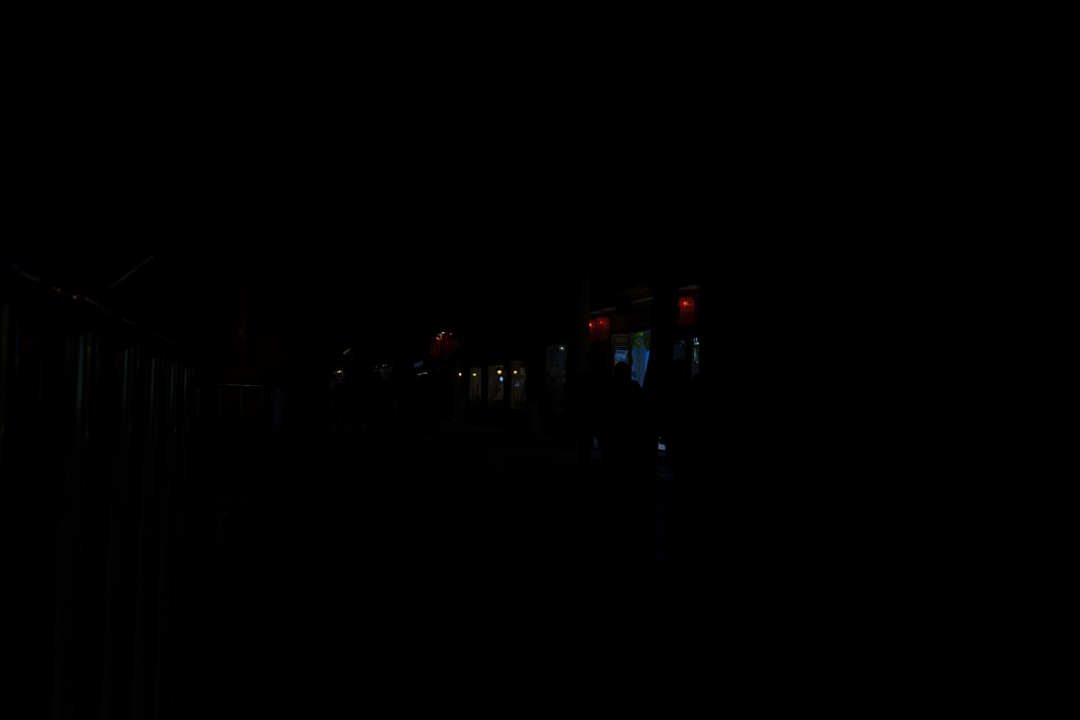
#> input picture act1-va/images/1187.png, 1080 x 720 px
$ python lab.py
#> lines starting #> are read from the running program, lines starting #| are printed output that depends on the picture
# %%
import pandas as pd
import numpy as np
import matplotlib.pyplot as plt
import cv2

# ─── Helper functions ─────────────────────────────────────────────────────────


def extract_analysis_channel(img):
    """Return the channel used for validation and metrics.

    For RGB images, the perceptual luminance channel L* from Lab is used.
    This matches the intent of the histogram-processing step better than a
    generic RGB-to-gray conversion.

    :param img: numpy uint8 image — H×W (gray) or H×W×3 (RGB)
    :returns: numpy uint8 single-channel image
    """
    if img.ndim == 2:
        return img
    return cv2.cvtColor(img, cv2.COLOR_RGB2LAB)[:, :, 0]


def compute_metrics(img):
    """Compute image quality metrics on the validation channel.

    Color images are evaluated on the Lab L* channel so that histogram-based
    processing and validation are aligned on the same luminance component.

    :param img: numpy uint8 image — H×W (gray) or H×W×3 (RGB)
    :returns: dict with mean, std, entropy, dynamic_range, cv
    """
    flat = extract_analysis_channel(img).flatten().astype(np.float64)
    hist, _ = np.histogram(flat, bins=256, range=(0, 256))
    hist_prob = hist / hist.sum()
    nz = hist_prob[hist_prob > 0]
    ent = float(-np.sum(nz * np.log2(nz)))
    mean_val = float(flat.mean())
    std_val = float(flat.std())
    dyn_range = int(flat.max()) - int(flat.min())
    cv_val = std_val / mean_val if mean_val > 0 else 0.0
    return {
        "Media": round(mean_val, 2),
        "Desv. Std": round(std_val, 2),
        "Entropía": round(ent, 4),
        "Rango Din.": dyn_range,
        "Coef. Var.": round(cv_val, 4),
    }


# [61 lines left out: functions show_grid, show_validation_histograms, not called in this run]


# %% [markdown]
# # Imagen 1: 1187.png

# %%
# ── Carga ─────────────────────────────────────────────────────────────────────
img_bgr = cv2.imread("./images/1187.png")
#> img_bgr is the input picture: shape (720, 1080, 3); mean B, G, R 0.7, 0.3, 0.6
img_rgb = cv2.cvtColor(img_bgr, cv2.COLOR_BGR2RGB)
img_gray = cv2.cvtColor(img_bgr, cv2.COLOR_BGR2GRAY)

# ── Visualización original + histogramas ──────────────────────────────────────
fig, axes = plt.subplots(1, 3, figsize=(18, 5))

axes[0].imshow(img_rgb)
axes[0].set_title("Original (Color)")
axes[0].axis("off")

for i, (c, label) in enumerate(zip("rgb", ("R", "G", "B"))):
    axes[1].hist(img_rgb[:, :, i].flatten(), bins=256, color=c, alpha=0.7, label=label)
axes[1].set_title("Histograma RGB")
axes[1].set_xlabel("Valor")
axes[1].set_ylabel("Frecuencia")
axes[1].legend()

axes[2].hist(img_gray.flatten(), bins=256, color="gray", alpha=0.9)
axes[2].set_title("Histograma Escala de Grises")
axes[2].set_xlabel("Intensidad")
axes[2].set_ylabel("Frecuencia")

plt.suptitle("1187 — Imagen Original", fontsize=13)
plt.tight_layout()
plt.show()
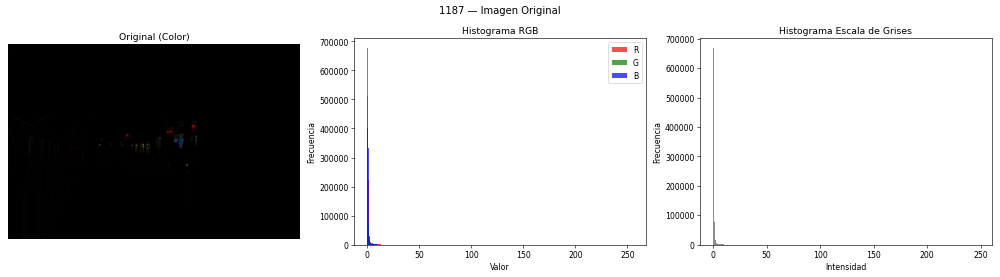
#> figure drawn by matplotlib, 3 panels; panel 2: tallest bar 510586 high, from x = 0 to 0.996; panel 2: tallest bar 676682 high, from x = 0 to 0.996; panel 2: tallest bar 400726 high, from x = 0 to 0.957; panel 3: tallest bar 667922 high, from x = 0 to 0.969

print(
    f"Resolución: {img_gray.shape[0]}×{img_gray.shape[1]}  |  "
    f"Rango: [{img_gray.min()}, {img_gray.max()}]  |  "
    f"Media: {img_gray.mean():.1f}  |  Std: {img_gray.std():.1f}"
)
#| Resolución: 720×1080  |  Rango: [0, 248]  |  Media: 0.4  |  Std: 2.7


# %% [markdown]
# ## 1.1 Objetivo del Proceso
#
# Capturar la información relevante de la imagen original **`1187.png`** para facilitar la extracción de información posterior, ya sea por un observador humano o una máquina.
#
# El procesado se estructura en un flujo de dos pasos encadenados:
#
# | Paso | Técnica | Propósito |
# |------|---------|----------|
# | **1** | Corrección Gamma (γ < 1) | Expandir el rango de los píxeles oscuros |
# | **2** | CLAHE LAB | Mejora de contraste local en espacio perceptual CIE-Lab |

# %% [markdown]
# ## 1.2 Paso 1 – Ajuste de Intensidad (Corrección Gamma)

# %%
# Paso 1: Corrección Gamma (s = c*r^gamma, con gamma=0.30)
# gamma=0.30 seleccionado: 1187 es la imagen mas oscura del conjunto, con el 90%
# de los pixels por debajo de 20. Un realce agresivo recupera estructura
# sin quemar las (pocas) zonas ya iluminadas.

step1 = np.uint8(np.clip(255 * np.power(img_rgb / 255.0, 0.30), 0, 255))
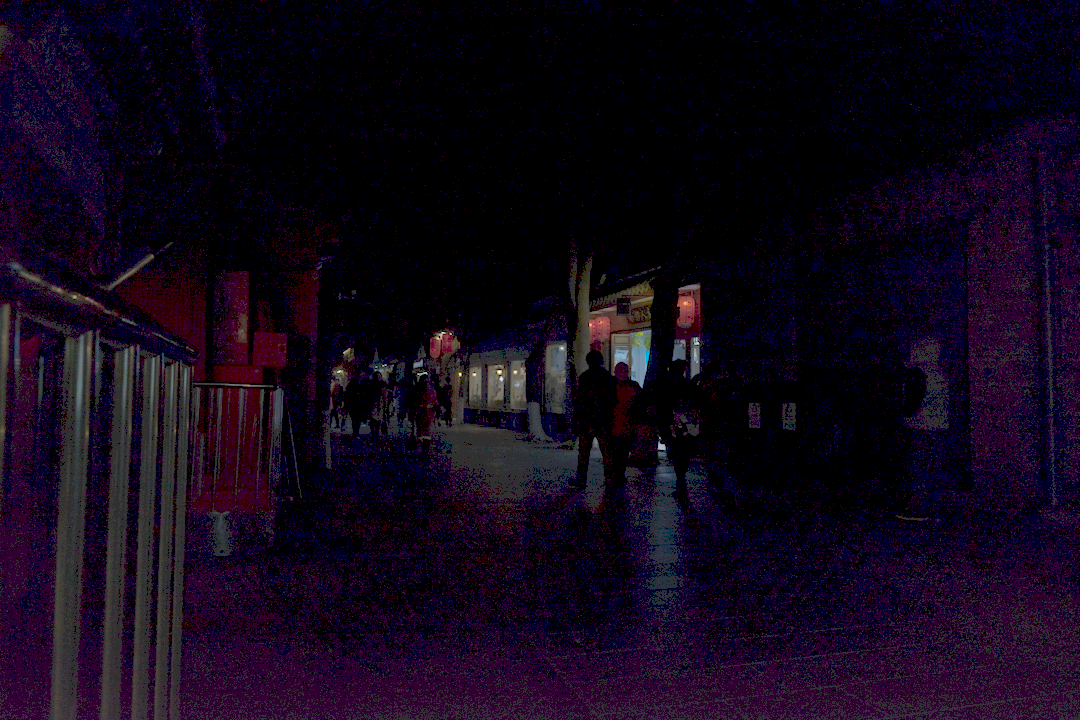
#> step1: shape (720, 1080, 3); mean R, G, B 17.9, 7.3, 24.5

fig, axes = plt.subplots(1, 2, figsize=(12, 4))
axes[0].imshow(img_rgb)
axes[0].set_title("Original")
axes[0].axis("off")
axes[1].imshow(step1)
axes[1].set_title("Gamma gamma=0.30")
axes[1].axis("off")
plt.suptitle("1187 - Paso 1: Corrección Gamma", fontsize=12)
plt.tight_layout()
plt.show()
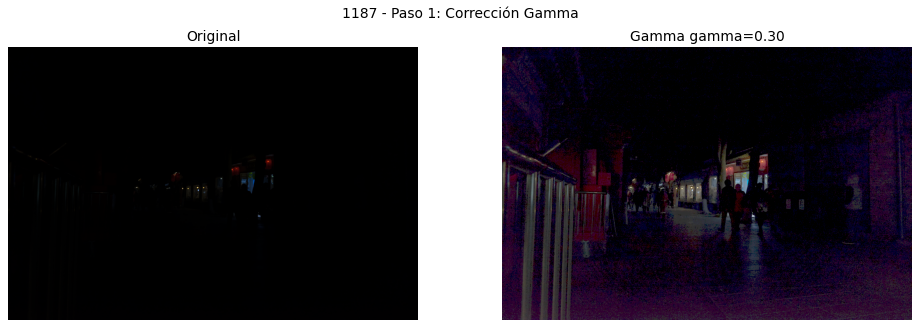
#> figure drawn by matplotlib, 2 panels

# %% [markdown]
# ## 1.3 Paso 2 - CLAHE LAB

# %%
# Paso 2: CLAHE LAB
# clipLimit=2.0, tileGridSize=(8,8): parametros estandar.


def clahe_lab(img_rgb_in, clip_limit=2.0, tile_grid=(8, 8)):
    """CLAHE on L channel (CIE-Lab)."""
#> called with clip_limit = 2, tile_grid = (8, 8)
    lab = cv2.cvtColor(img_rgb_in, cv2.COLOR_RGB2LAB)
#> lab: shape (720, 1080, 3); mean of channels 0, 1, 2 12.8, 136.6, 120
    L_ch, A_ch, B_ch = cv2.split(lab)
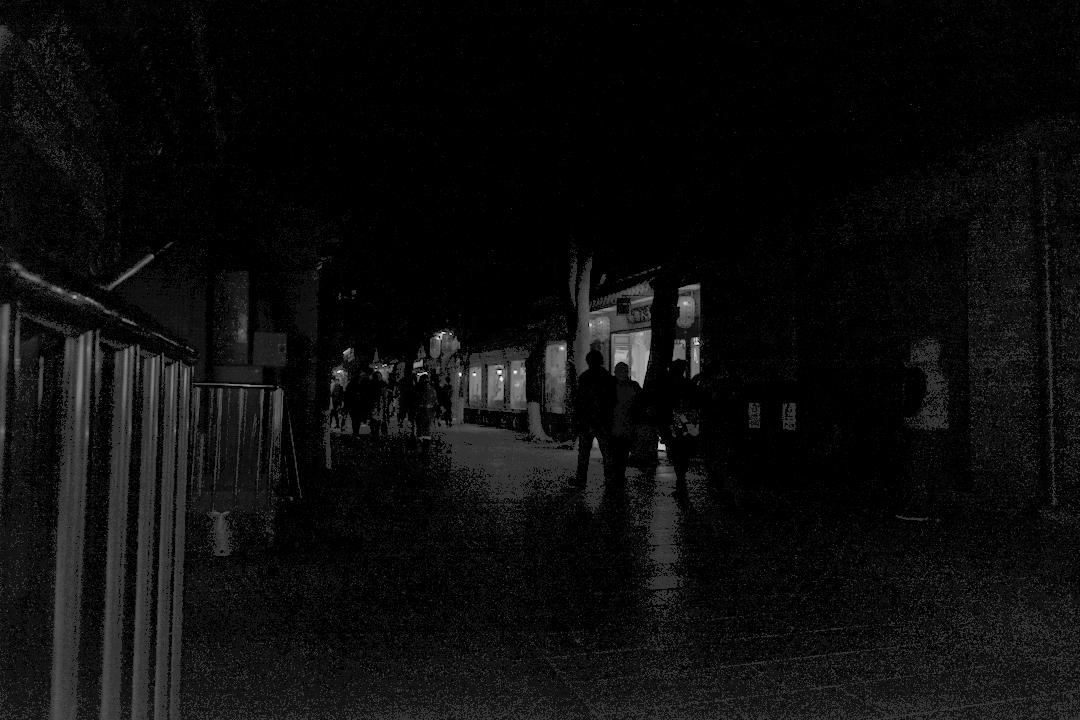
#> L_ch: shape (720, 1080); min 0, max 254, mean 12.8
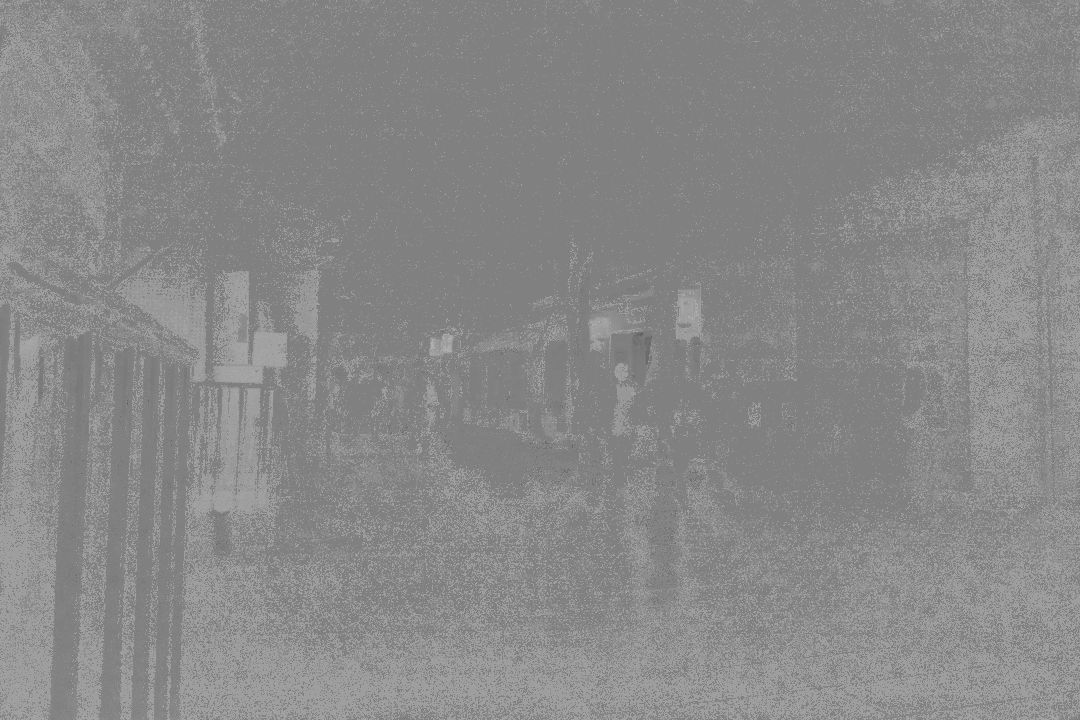
#> A_ch: shape (720, 1080); min 97, max 187, mean 136.6
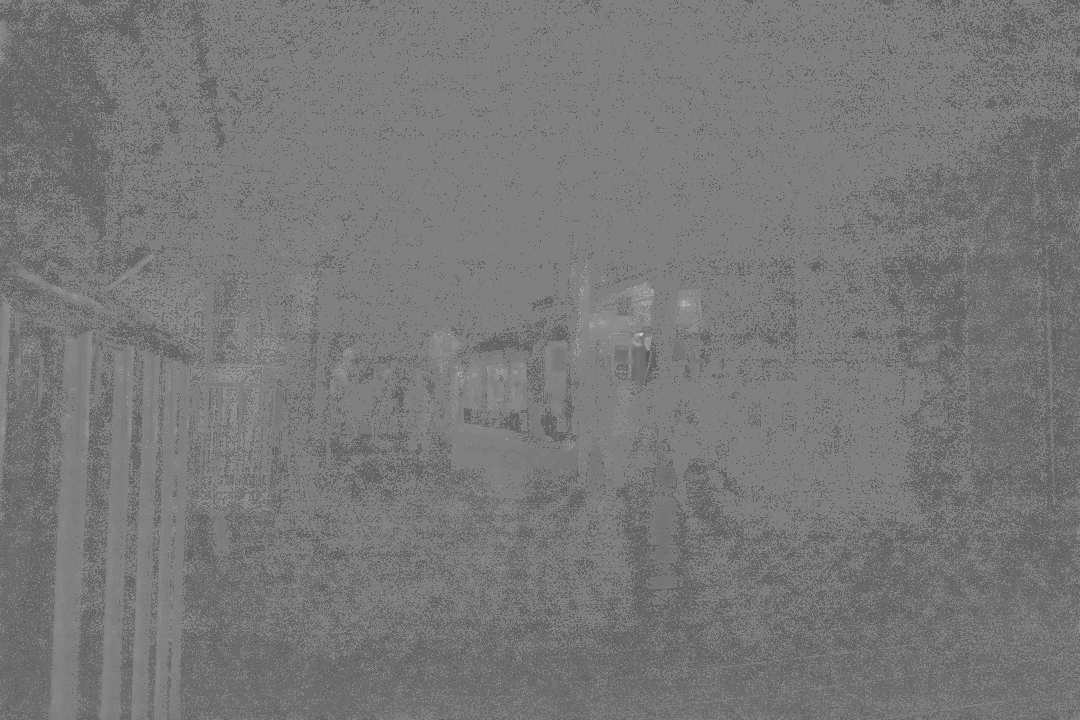
#> B_ch: shape (720, 1080); min 64, max 201, mean 120
    clahe_obj = cv2.createCLAHE(clipLimit=clip_limit, tileGridSize=tile_grid)
    return cv2.cvtColor(
        cv2.merge((clahe_obj.apply(L_ch), A_ch, B_ch)), cv2.COLOR_LAB2RGB
    )


step2 = clahe_lab(step1, clip_limit=2.0, tile_grid=(8, 8))

fig, axes = plt.subplots(1, 2, figsize=(12, 4))
axes[0].imshow(step1)
axes[0].set_title("Paso 1: Gamma 0.30")
axes[0].axis("off")
axes[1].imshow(step2)
axes[1].set_title("Paso 2: CLAHE LAB")
axes[1].axis("off")
plt.suptitle("1187 - Paso 2: CLAHE LAB", fontsize=12)
plt.tight_layout()
plt.show()

# %% [markdown]
# ## 1.4 Validación y Métricas
#
# La validación se representa sobre el canal L* de Lab. La CDF se dibuja en escalones y se elimina la referencia de uniforme ideal.

# %%
stages_1187 = {
    "Original": img_rgb,
    "Paso 1 - Gamma 0.30": step1,
    "Paso 2 - CLAHE LAB": step2,
}
rows = [{"Etapa": name, **compute_metrics(img)} for name, img in stages_1187.items()]
#> in compute_metrics, `hist, _ = np.histogram(flat, bins=256, range=(0, 256))`: hist = 256 values, max 676102 at index 0, min 0 at index 4, mean 3037.5
#> in compute_metrics, `hist_prob = hist / hist.sum()`: hist_prob = 256 values, max 0.869 at index 0, min 0 at index 4, mean 0.00391
#> in compute_metrics, `nz = hist_prob[hist_prob > 0]`: nz = 152 values, max 0.869 at index 0, min 1.29e-06 at index 101, mean 0.00658
#> in compute_metrics, `ent = float(-np.sum(nz * np.log2(nz)))`: ent = 0.726
#> in compute_metrics, `mean_val = float(flat.mean())`: mean_val = 0.312
#> in compute_metrics, `std_val = float(flat.std())`: std_val = 2.77
#> in compute_metrics, `dyn_range = int(flat.max()) - int(flat.min())`: dyn_range = 252
#> in compute_metrics, `cv_val = std_val / mean_val if mean_val > 0 else 0.0`: cv_val = 8.88
#> rows = 3 items
df_1187 = pd.DataFrame(rows).set_index("Etapa")
#> df_1187 = table of 3 rows and 5 columns
display(
#> (the run stopped early here; a loop or call above may not have finished)
